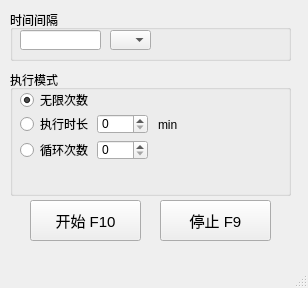
<?xml version="1.0" encoding="UTF-8"?>
<ui version="4.0">
 <class>MainWindow</class>
 <widget class="QMainWindow" name="MainWindow">
  <property name="geometry">
   <rect>
    <x>0</x>
    <y>0</y>
    <width>308</width>
    <height>288</height>
   </rect>
  </property>
  <property name="windowTitle">
   <string>MainWindow</string>
  </property>
  <widget class="QWidget" name="centralwidget">
   <widget class="QGroupBox" name="groupBox">
    <property name="geometry">
     <rect>
      <x>10</x>
      <y>70</y>
      <width>281</width>
      <height>126</height>
     </rect>
    </property>
    <property name="title">
     <string>执行模式</string>
    </property>
    <widget class="QRadioButton" name="bt_counter">
     <property name="geometry">
      <rect>
       <x>10</x>
       <y>72</y>
       <width>71</width>
       <height>16</height>
      </rect>
     </property>
     <property name="autoFillBackground">
      <bool>false</bool>
     </property>
     <property name="text">
      <string>循环次数</string>
     </property>
     <property name="checkable">
      <bool>true</bool>
     </property>
     <property name="checked">
      <bool>false</bool>
     </property>
    </widget>
    <widget class="QWidget" name="widget_2" native="true">
     <property name="geometry">
      <rect>
       <x>148</x>
       <y>22</y>
       <width>18</width>
       <height>16</height>
      </rect>
     </property>
    </widget>
    <widget class="QSpinBox" name="spinBox_counter">
     <property name="geometry">
      <rect>
       <x>87</x>
       <y>70</y>
       <width>51</width>
       <height>20</height>
      </rect>
     </property>
     <property name="maximum">
      <number>999</number>
     </property>
    </widget>
    <widget class="QRadioButton" name="bt_transpare">
     <property name="geometry">
      <rect>
       <x>10</x>
       <y>22</y>
       <width>71</width>
       <height>16</height>
      </rect>
     </property>
     <property name="text">
      <string>无限次数</string>
     </property>
     <property name="checked">
      <bool>true</bool>
     </property>
    </widget>
    <widget class="QRadioButton" name="bt_timer">
     <property name="geometry">
      <rect>
       <x>10</x>
       <y>46</y>
       <width>71</width>
       <height>16</height>
      </rect>
     </property>
     <property name="text">
      <string>执行时长</string>
     </property>
    </widget>
    <widget class="QSpinBox" name="spinBox_timer">
     <property name="geometry">
      <rect>
       <x>87</x>
       <y>44</y>
       <width>51</width>
       <height>20</height>
      </rect>
     </property>
     <property name="maximum">
      <number>999</number>
     </property>
    </widget>
    <widget class="QLabel" name="label">
     <property name="geometry">
      <rect>
       <x>148</x>
       <y>44</y>
       <width>31</width>
       <height>21</height>
      </rect>
     </property>
     <property name="cursor">
      <cursorShape>ArrowCursor</cursorShape>
     </property>
     <property name="mouseTracking">
      <bool>false</bool>
     </property>
     <property name="tabletTracking">
      <bool>false</bool>
     </property>
     <property name="focusPolicy">
      <enum>Qt::NoFocus</enum>
     </property>
     <property name="contextMenuPolicy">
      <enum>Qt::PreventContextMenu</enum>
     </property>
     <property name="acceptDrops">
      <bool>true</bool>
     </property>
     <property name="toolTipDuration">
      <number>0</number>
     </property>
     <property name="text">
      <string>min</string>
     </property>
    </widget>
   </widget>
   <widget class="QGroupBox" name="groupBox_2">
    <property name="geometry">
     <rect>
      <x>10</x>
      <y>10</y>
      <width>281</width>
      <height>51</height>
     </rect>
    </property>
    <property name="title">
     <string>时间间隔</string>
    </property>
    <widget class="QComboBox" name="comboBox_unit">
     <property name="geometry">
      <rect>
       <x>100</x>
       <y>20</y>
       <width>41</width>
       <height>20</height>
      </rect>
     </property>
     <property name="editable">
      <bool>false</bool>
     </property>
     <property name="currentText">
      <string/>
     </property>
    </widget>
    <widget class="QLineEdit" name="lineEdit_time">
     <property name="geometry">
      <rect>
       <x>10</x>
       <y>20</y>
       <width>81</width>
       <height>20</height>
      </rect>
     </property>
    </widget>
   </widget>
   <widget class="QPushButton" name="Button_Start">
    <property name="geometry">
     <rect>
      <x>30</x>
      <y>200</y>
      <width>111</width>
      <height>41</height>
     </rect>
    </property>
    <property name="font">
     <font>
      <family>Arial</family>
      <pointsize>11</pointsize>
     </font>
    </property>
    <property name="text">
     <string>开始 F10</string>
    </property>
   </widget>
   <widget class="QPushButton" name="Button_Stop">
    <property name="geometry">
     <rect>
      <x>160</x>
      <y>200</y>
      <width>111</width>
      <height>41</height>
     </rect>
    </property>
    <property name="font">
     <font>
      <family>Arial</family>
      <pointsize>11</pointsize>
     </font>
    </property>
    <property name="text">
     <string>停止 F9</string>
    </property>
   </widget>
  </widget>
  <widget class="QMenuBar" name="menubar">
   <property name="geometry">
    <rect>
     <x>0</x>
     <y>0</y>
     <width>308</width>
     <height>23</height>
    </rect>
   </property>
  </widget>
  <widget class="QStatusBar" name="statusbar"/>
 </widget>
 <resources/>
 <connections/>
</ui>
